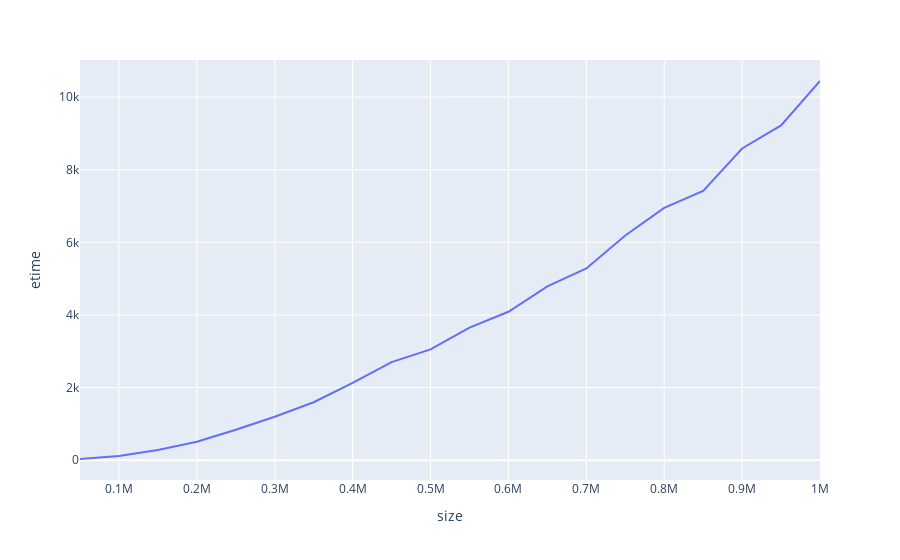

This figure's notebook cell:
### Code cell
# HE2 手法の分析に要した時間の折れ線グラフ

he2 = pd.read_csv('data/he2/etime-size.data', sep=' ', names=['size', 'etime'])

px.line(he2, x='size', y='etime')

### Figure 1 — Plotly figure (JSON) as saved in the notebook; plotly's stock layout.template omitted (floating-point values rounded to 4 significant figures)
{"data": [{"hovertemplate": "size=%{x}<br>etime=%{y}<extra></extra>", "legendgroup": "", "line": {"color": "#636efa", "dash": "solid"}, "marker": {"symbol": "circle"}, "mode": "lines", "name": "", "orientation": "v", "showlegend": false, "type": "scatter", "x": [50000, 100000, 150000, 200000, 250000, 300000, 350000, 400000, 450000, 500000, 550000, 600000, 650000, 700000, 750000, 800000, 850000, 900000, 950000, 1000000], "xaxis": "x", "y": [34.06, 114.9, 283.9, 511.2, 841.2, 1199.0, 1597.0, 2129.0, 2701.0, 3051.0, 3653.0, 4087.0, 4787.0, 5281.0, 6190.0, 6947.0, 7414.0, 8585.0, 9221.0, 10440.0], "yaxis": "y"}], "layout": {"legend": {"tracegroupgap": 0}, "margin": {"t": 60}, "xaxis": {"anchor": "y", "domain": [0, 1], "title": {"text": "size"}}, "yaxis": {"anchor": "x", "domain": [0, 1], "title": {"text": "etime"}}}}
